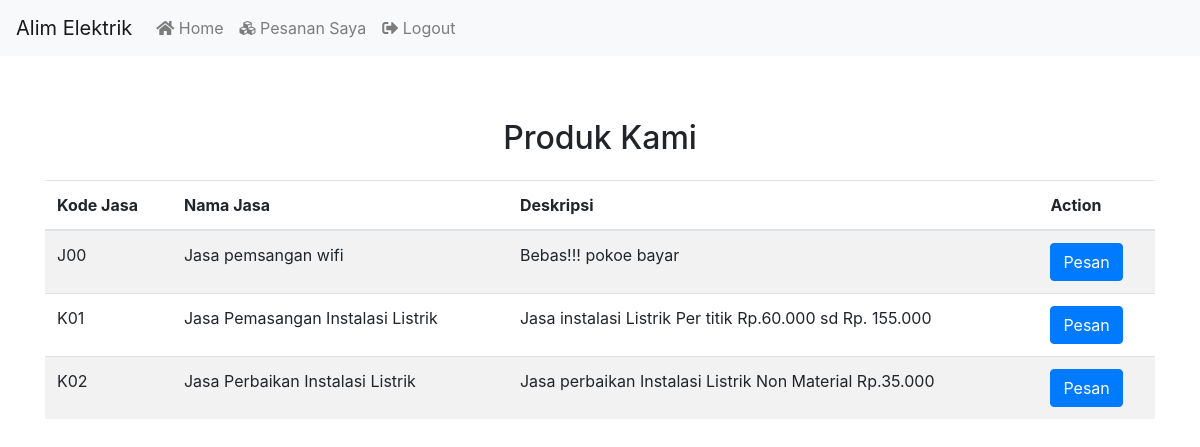
The page /home1.php on the database its author committed.
### tables this page shows
CREATE TABLE `jasa` (
  `kd_jasa` char(3) NOT NULL,
  `nama_jasa` varchar(100) NOT NULL,
  `deskripsi` text DEFAULT NULL
);

### home1.php (the view, shortened to what this page needs)
<?php include 'header1.php'; ?>
<body>
    <div class="container mt-5">
        <h2 class="text-center">Produk Kami</h2>
        <table class="table table-striped">
            <thead>
                <tr>
                    <th scope=" col">Kode Jasa</th>
                    <th scope="col">Nama Jasa</th>
                    <th scope="col">Deskripsi</th>
                    <th scope="col">Action</th>
                </tr>
            </thead>
            <tbody class="table-group-divider">
                <?php
                $host = "localhost";
                $username = "root";
                $password = "";
                $dbname = "magang";
                $conn = new mysqli($host, $username, $password, $dbname);
                $sql = "SELECT * FROM jasa";
                $result = $conn->query($sql);
                if ($result->num_rows > 0) {
                    while ($row = $result->fetch_assoc()) {
                        echo "<tr>";
                        echo "<td>" . $row["kd_jasa"] . "</td>";
                        echo "<td>" . $row["nama_jasa"] . "</td>";
                        echo "<td>" . $row["deskripsi"] . "</td>";
                        echo '<td><a href="pemesanan_jasa.php?kd_jasa=' . $row["kd_jasa"] . '" class="btn btn-primary">Pesan</a></td>';
                        echo "</tr>";
                    }
                } else {
                    echo "<tr><td colspan='4'>Tidak ada data jasa.</td></tr>";
                }
                ?>
            </tbody>
        </table>
    </div>
</body>
</html>

### header1.php (shortened to what this page needs)
<!DOCTYPE html>
<html lang="en">
<head>
    <link rel="stylesheet" href="https://maxcdn.bootstrapcdn.com/bootstrap/4.5.2/css/bootstrap.min.css">
    <link rel="stylesheet" href="https://cdnjs.cloudflare.com/ajax/libs/font-awesome/5.15.3/css/all.min.css">
</head>
<body>
    <nav class="navbar navbar-expand-lg navbar-light bg-light">
        <a class="navbar-brand" href="#">Alim Elektrik</a>
        <div class="collapse navbar-collapse" id="navbarNav">
            <ul class="navbar-nav">
                <li class="nav-item">
                    <a class="nav-link" href="home1.php"><i class="fas fa-home"></i> Home</a>
                </li>
                <li class="nav-item">
                    <a class="nav-link" href="hasil_pemesan.php"><i class="fas fa-cubes"></i> Pesanan Saya</a>
                </li>
                <li class="nav-item">
                    <a class="nav-link" href="logout.php"><i class="fas fa-sign-out-alt"></i> Logout</a>
                </li>
            </ul>
        </div>
    </nav>
</body>
</html>

### home1.php (style rules this page uses)
h2 { padding: 15px; }

### rows shown on the page
jasa: kd_jasa "J00", nama_jasa "Jasa pemsangan wifi", deskripsi "Bebas!!! pokoe bayar"
jasa: kd_jasa "K01", nama_jasa "Jasa Pemasangan Instalasi Listrik", deskripsi "Jasa instalasi Listrik Per titik Rp.60.000 sd Rp. 155.000"
jasa: kd_jasa "K02", nama_jasa "Jasa Perbaikan Instalasi Listrik", deskripsi "Jasa perbaikan Instalasi Listrik Non Material Rp.35.000"
